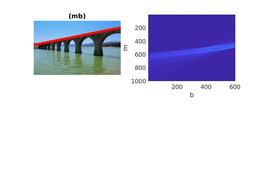
%> input picture lab8/bridge.png_mb_line.png, 260 x 195 px, shrunk from 926 x 695 before the run, given in place of bridge.png, which was not available
$ octave lab8.m   (GNU Octave 9; MATLAB toolbox functions it lacks are replaced by stand-ins)
%> lines starting %> are read from the running program, lines starting %| are printed output that depends on the picture; in (x1, y1, x2, y2) boxes, pixels count from 0 and x2, y2 are one past the last pixel; in counts of white or black regions, pixels touching at a corner belong together; the program's own positions count from 1; pictures that were not available may be replaced by others from this repository, and a replacement may not be noted
### lab8/hough_transform.m
function [m, b] = hough_transform(edge_map)
    global h2;
% find x, y position from edge map
    [edge_y, edge_x] = find(edge_map);

%  range of b
    H = size(edge_map, 1);
    b_range = -H : 1 : H;

%  range of m
    m_step = 0.01;
    m_max = 5;
    m_min = -m_max;
    m_range = m_min : m_step : m_max;

 % vote matrix
    V = zeros(length(m_range), length(b_range));


    for i = 1:length(edge_y)

        x = edge_x(i);
        y = edge_y(i);

        for b_index = 1:length(b_range)
            b = b_range(b_index);

            m = (-b/x) + (y/x);
            if(m_min <= m && m_max >= m)
                m_index = round( (m - m_min) / m_step ) + 1;
                V(m_index, b_index) = V(m_index, b_index) + 1;
            end

        end
    end


  %visualize votes
 h2 =   subplot(2,2,2);
    imagesc(V); xlabel('b'); ylabel('m');


  %  maximal vote
    max_vote = max(V(:));


    [max_m_index, max_b_index] = find( V == max_vote );
    m = m_range(max_m_index);
    b = b_range(max_b_index);

end

### lab8/hough_transform_polar.m
function [r, theta] = hough_transform_polar(edge_map)

  % x, y from edge map
    [edge_y, edge_x] = find(edge_map);

%r range
    H = size(edge_map, 1);
    W = size(edge_map, 2);

    r_max = round(sqrt(H^2 + W^2));
    r_min = -r_max;
    r_step = 1;
    r_range = r_min : r_step : r_max;

    %theta
    theta_step = 0.01;
    theta_range = -pi/2 : theta_step : pi/2;

   % create vote matrix
    V = zeros(length(r_range), length(theta_range));


    for i = 1:length(edge_y)
        y = edge_y(i);
        x = edge_x(i);
        for theta_index = 1:length(theta_range)
            theta = theta_range(theta_index);

             r = x * cos(theta) + y * sin(theta);
            if(r_min <= r && r_max >= r)
                r_index = round( (r - r_min) / r_step ) + 1;
                V(r_index, theta_index) = V(r_index, theta_index) + 1;
            end

        end
    end


   % visualize votes
    subplot(2,2,4);
    imagesc(V); xlabel('theta'); ylabel('r');

   % find the maximal vote
    max_vote = max(V(:));
    [max_r_index, max_theta_index] = find( V == max_vote );
    r = r_range(max_r_index);
    theta = theta_range(max_theta_index);

end

### lab8/lab8.m
%load input image
 %im = 'lines.png';
 im = 'bridge.png';
%im = 'hill.png';
global h2;
img =  im2double(imread(im));


%extract edge map
edge_map = edge(rgb2gray(img), 'canny', 0.1, 3);
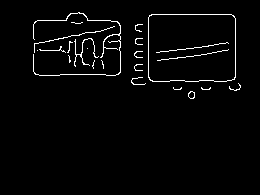
%> edge_map: size 195x260 logical; 2.5% white in thin lines or dots, all inside (x1, y1, x2, y2) = (33, 12, 241, 99)


% Hough Transform (vote for m and b)
[m, b] = hough_transform(edge_map);
%> in hough_transform, `[edge_y, edge_x] = find(edge_map);`: edge_y = 1283 values from 13 to 99; edge_x = 1283 values from 34 to 241
%> the loop in hough_transform, `for i = 1:length(edge_y)` made 1283 passes
%> (x, y) on passes 1 to 3: (34, 25), (34, 26), (34, 27)
%> after the loop in hough_transform, `for i = 1:length(edge_y)`:
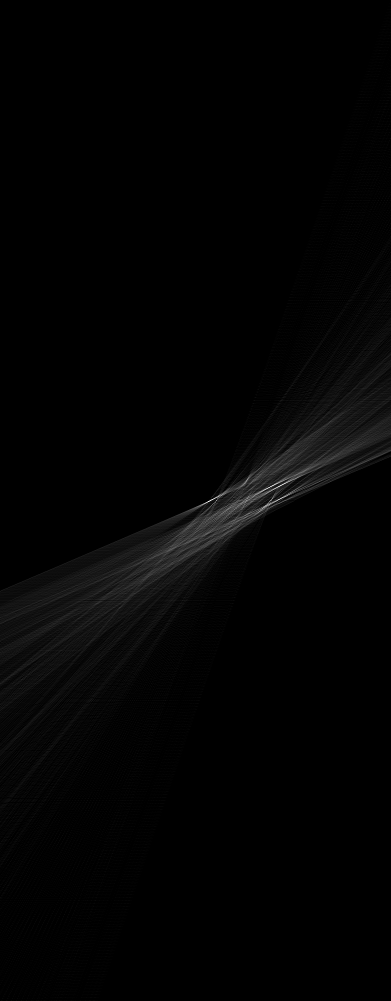
%> V: size 1001x391 double; min 0, max 96, mean 1.3; drawn with min black and max white
%> after the loop in hough_transform, `for i = 1:length(edge_y)`: m_index = 457
%> in hough_transform, `max_vote = max(V(:));`: max_vote = 96
%> in hough_transform, `[max_m_index, max_b_index] = find( V == max_vote );`: max_m_index = 502; max_b_index = 209
%> in hough_transform, `m = m_range(max_m_index);`: m = 0.01
%> in hough_transform, `b = b_range(max_b_index);`: b = 13
%> m = 0.01; b = 13
x = 1:size(img, 2);
%> x = 260 values from 1 to 260
y = m * x + b;
%> y = 260 values from 13.01 to 15.6

subplot(2,2,1);
h3 = imshow(img);h4 = title('(mb)'); hold on;
h1 =plot(x, y, 'LineWidth', 4, 'Color', 'red');
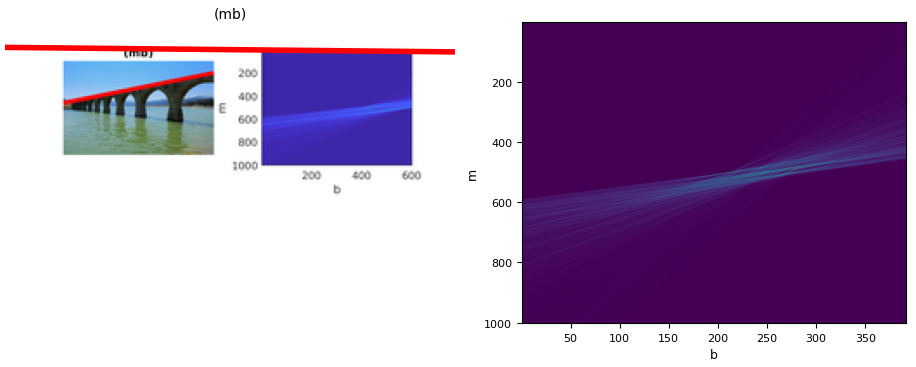
%> figure redrawn from the program's plot data, 2 panels

h = gcf;
saveas(h, sprintf('%s_mb_line.png', im));

delete(h1);delete(h3);delete (h2);delete(h4);
% Hough Transform (vote for r and theta)
[r, theta] = hough_transform_polar(edge_map);
%> the loop in hough_transform_polar, `for i = 1:length(edge_y)` made 1283 passes
%> (y, x) on passes 1 to 3: (25, 34), (26, 34), (27, 34)
%> after the loop in hough_transform_polar, `for i = 1:length(edge_y)`:
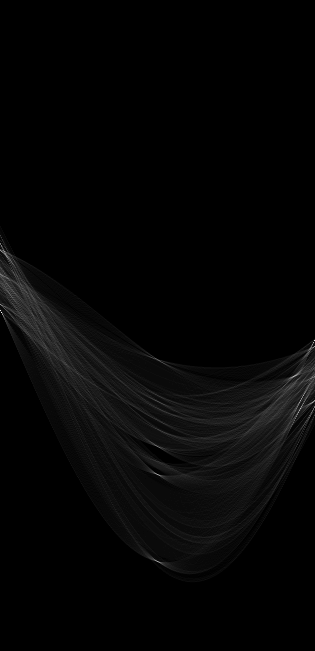
%> V: size 651x315 double; min 0, max 94, mean 2; drawn with min black and max white
%> after the loop in hough_transform_polar, `for i = 1:length(edge_y)`: r_index = 414
%> in hough_transform_polar, `max_vote = max(V(:));`: max_vote = 94
%> in hough_transform_polar, `[max_r_index, max_theta_index] = find( V == max_vote );`: max_r_index = 313; max_theta_index = 2
%> in hough_transform_polar, `r = r_range(max_r_index);`: r = -13
%> in hough_transform_polar, `theta = theta_range(max_theta_index);`: theta = -1.56
%> r = -13; theta = -1.56
x = 1:size(img, 2);
y = -(cos(theta)/sin(theta)) * x + (r / sin(theta));

subplot(2,2,3);
imshow(img); title(' (polar)'); hold on;
plot(x, y, 'LineWidth', 4, 'Color', 'blue');
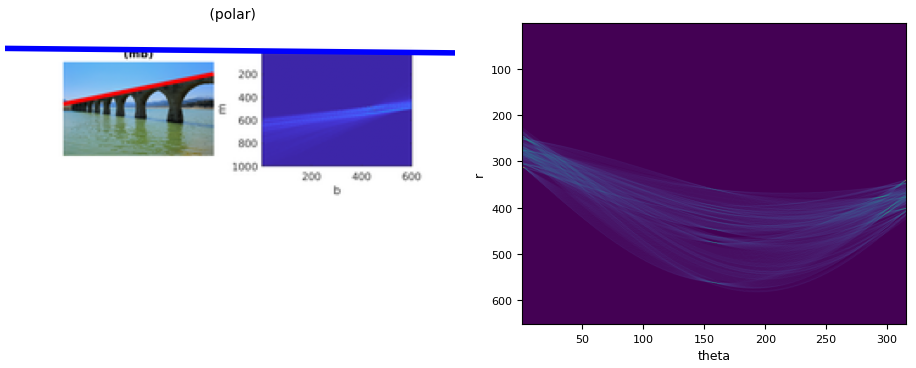
%> figure redrawn from the program's plot data, 2 panels

h = gcf;
saveas(h, sprintf('%s_polar_line.png', im));
